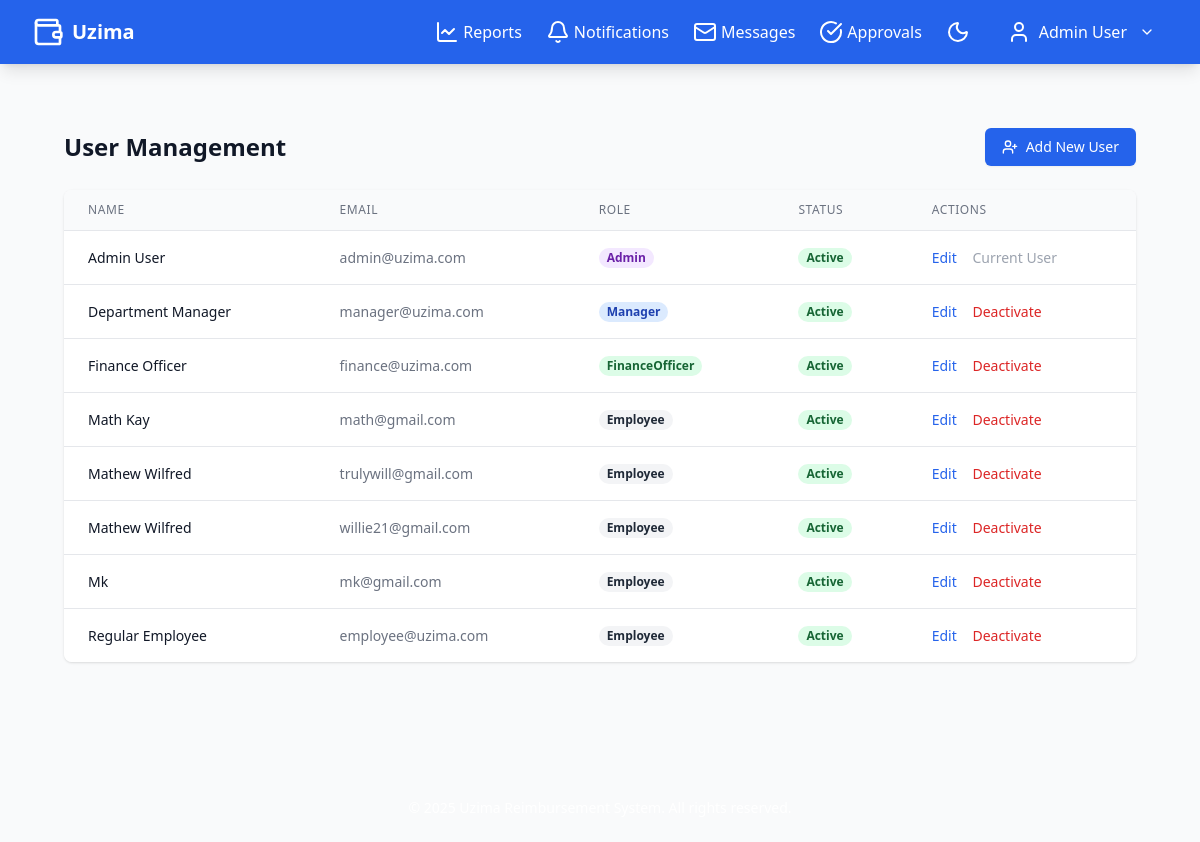
Before: /admin/users.php (signed in) with the older database file.
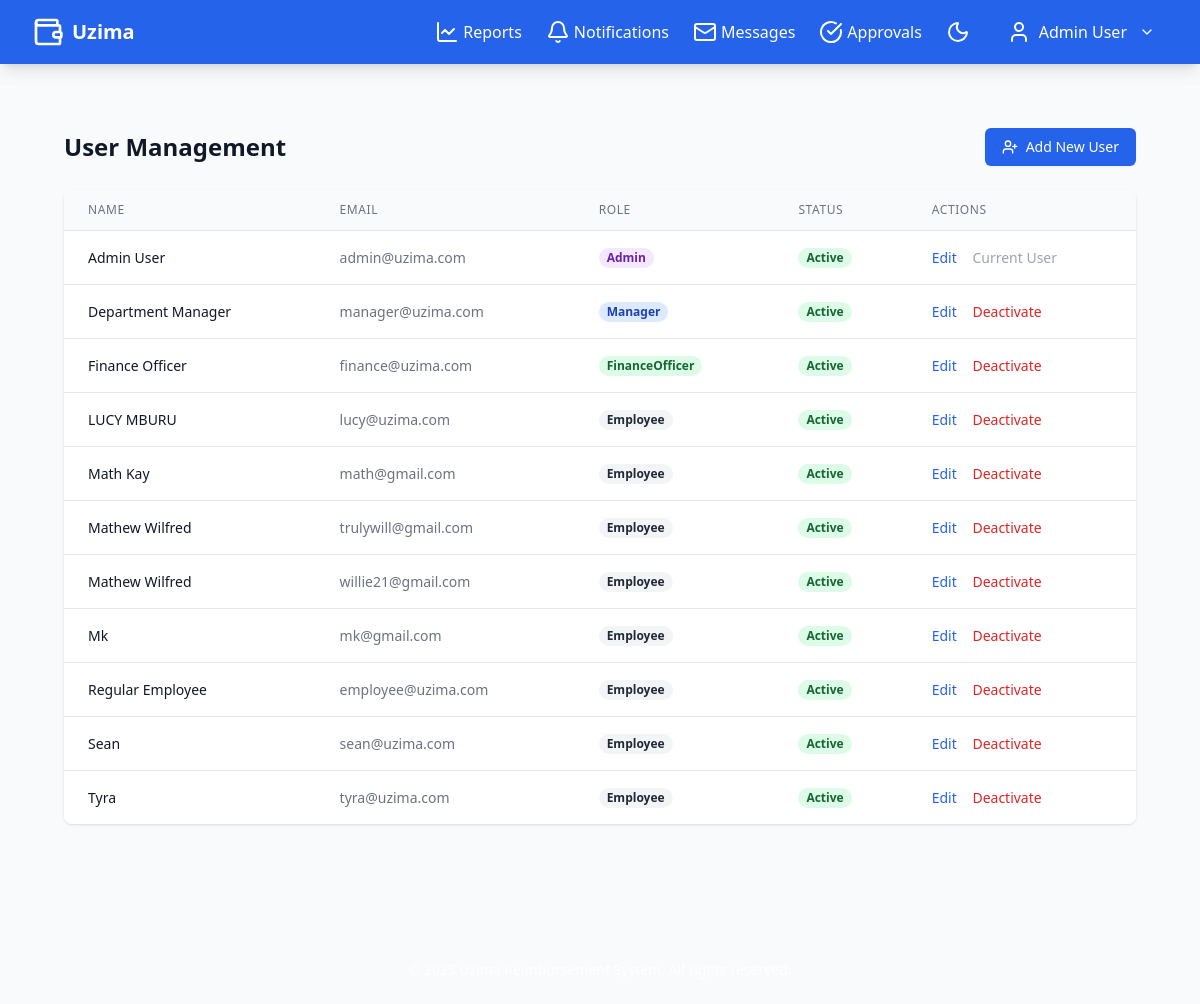
After: the same page with the newer database file.
### tables this page shows
CREATE TABLE users (
                userID INTEGER PRIMARY KEY AUTOINCREMENT,
                employeeID TEXT UNIQUE,
                fullName TEXT NOT NULL,
                email TEXT NOT NULL UNIQUE,
                password TEXT NOT NULL,
                department_id INTEGER,
                position TEXT,
                role TEXT NOT NULL DEFAULT 'Employee',
                hire_date TEXT,
                contact_number TEXT,
                profile_image TEXT DEFAULT 'assets/images/default_profile.png',
                total_reimbursement NUMERIC DEFAULT 0.00,
                budget_limit NUMERIC DEFAULT NULL,
                is_active INTEGER DEFAULT 1,
                last_login TEXT,
                created_at TIMESTAMP DEFAULT CURRENT_TIMESTAMP,
                updated_at TIMESTAMP DEFAULT CURRENT_TIMESTAMP
            );

### admin/users.php (the view, shortened to what this page needs)
<?php
include '../config.php';
try {
    $stmt = $pdo->query("SELECT * FROM users ORDER BY fullName");
    $users = $stmt->fetchAll();
} catch (PDOException $e) {
    error_log("Error fetching users: " . $e->getMessage());
    $error = "Could not retrieve users. Please try again later.";
    $users = [];
}
include '../includes/header.php';
?>
<div class="max-w-7xl mx-auto px-4 sm:px-6 lg:px-8 py-8">
    <div class="mb-6 flex justify-between items-center">
        <h1 class="text-2xl font-bold text-gray-900 dark:text-white">User Management</h1>
        <button id="newUserBtn" class="inline-flex items-center px-4 py-2 border border-transparent text-sm font-medium rounded-md shadow-sm text-white bg-blue-600 hover:bg-blue-700 focus:outline-none focus:ring-2 focus:ring-offset-2 focus:ring-blue-500">
            <i data-lucide="user-plus" class="h-4 w-4 mr-2"></i>
            Add New User
        </button>
    </div>
    <div class="bg-white dark:bg-gray-800 shadow overflow-hidden rounded-lg">
        <div class="overflow-x-auto">
            <table class="min-w-full divide-y divide-gray-200 dark:divide-gray-700">
                <thead class="bg-gray-50 dark:bg-gray-700">
                    <tr>
                        <th scope="col" class="px-6 py-3 text-left text-xs font-medium text-gray-500 dark:text-gray-300 uppercase tracking-wider">Name</th>
                        <th scope="col" class="px-6 py-3 text-left text-xs font-medium text-gray-500 dark:text-gray-300 uppercase tracking-wider">Email</th>
                        <th scope="col" class="px-6 py-3 text-left text-xs font-medium text-gray-500 dark:text-gray-300 uppercase tracking-wider">Role</th>
                        <th scope="col" class="px-6 py-3 text-left text-xs font-medium text-gray-500 dark:text-gray-300 uppercase tracking-wider">Status</th>
                        <th scope="col" class="px-6 py-3 text-left text-xs font-medium text-gray-500 dark:text-gray-300 uppercase tracking-wider">Actions</th>
                    </tr>
                </thead>
                <tbody class="bg-white dark:bg-gray-800 divide-y divide-gray-200 dark:divide-gray-700">
                    <?php if (empty($users)): ?>
                        <tr>
                            <td colspan="5" class="px-6 py-4 text-center text-gray-500 dark:text-gray-400">
                                No users found
                            </td>
                        </tr>
                    <?php else: ?>
                        <?php foreach ($users as $user): ?>
                            <tr class="hover:bg-gray-50 dark:hover:bg-gray-700">
                                <td class="px-6 py-4 whitespace-nowrap text-sm font-medium text-gray-900 dark:text-white">
                                    <?= htmlspecialchars($user['fullName']) ?>
                                </td>
                                <td class="px-6 py-4 whitespace-nowrap text-sm text-gray-500 dark:text-gray-300">
                                    <?= htmlspecialchars($user['email']) ?>
                                </td>
                                <td class="px-6 py-4 whitespace-nowrap text-sm text-gray-500 dark:text-gray-300">
                                    <span class="px-2 inline-flex text-xs leading-5 font-semibold rounded-full <?= getRoleBadgeClass($user['role']) ?>">
                                        <?= $user['role'] ?>
                                    </span>
                                </td>
                                <td class="px-6 py-4 whitespace-nowrap text-sm text-gray-500 dark:text-gray-300">
                                    <?php if ($user['is_active']): ?>
                                        <span class="px-2 inline-flex text-xs leading-5 font-semibold rounded-full bg-green-100 text-green-800 dark:bg-green-800 dark:text-green-100">
                                            Active
                                        </span>
                                    <?php else: ?>
                                        <span class="px-2 inline-flex text-xs leading-5 font-semibold rounded-full bg-red-100 text-red-800 dark:bg-red-800 dark:text-red-100">
                                            Inactive
                                        </span>
                                    <?php endif; ?>
                                </td>
                                <td class="px-6 py-4 whitespace-nowrap text-sm text-gray-500 dark:text-gray-300">
                                    <button
                                        class="editUserBtn text-blue-600 dark:text-blue-400 hover:underline mr-3"
                                        data-user-id="<?= $user['userID'] ?>"
                                        data-user-name="<?= htmlspecialchars($user['fullName']) ?>"
                                        data-user-email="<?= htmlspecialchars($user['email']) ?>"
                                        data-user-role="<?= $user['role'] ?>"
                                    >
                                        Edit
                                    </button>
                                    <?php if ($user['userID'] != $_SESSION['user_id']): ?>
                                        <?php if ($user['is_active']): ?>
                                            <form method="POST" class="inline">
                                                <button type="submit" class="text-red-600 dark:text-red-400 hover:underline">
                                                    Deactivate
                                                </button>
                                            </form>
                                        <?php endif; ?>
                                    <?php else: ?>
                                        <span class="text-gray-400 dark:text-gray-500">Current User</span>
                                    <?php endif; ?>
                                </td>
                            </tr>
                        <?php endforeach; ?>
                    <?php endif; ?>
                </tbody>
            </table>
        </div>
    </div>
</div>
<?php
function getRoleBadgeClass($role) {
    switch ($role) {
        case 'Admin':
            return 'bg-purple-100 text-purple-800 dark:bg-purple-800 dark:text-purple-100';
        case 'FinanceOfficer':
            return 'bg-green-100 text-green-800 dark:bg-green-800 dark:text-green-100';
        case 'Manager':
            return 'bg-blue-100 text-blue-800 dark:bg-blue-800 dark:text-blue-100';
        case 'Employee':
            return 'bg-gray-100 text-gray-800 dark:bg-gray-700 dark:text-gray-300';
    }
}
include '../includes/footer.php';
?>

### includes/header.php (shortened to what this page needs)
<!DOCTYPE html>
<html lang="en" class="<?= isset($_COOKIE['theme']) ? $_COOKIE['theme'] : 'light' ?>">
<head>
    <script src="https://cdn.tailwindcss.com"></script>
</head>
<body class="bg-gray-50 dark:bg-gray-900 transition-colors">
<nav class="bg-blue-600 dark:bg-gray-800 text-white shadow-lg">
    <div class="max-w-7xl mx-auto px-4 sm:px-6 lg:px-8">
        <div class="flex justify-between h-16 items-center">
            <a href="dashboard.php" class="flex items-center gap-2">
                <i data-lucide="wallet" class="w-8 h-8"></i>
                <span class="text-xl font-bold">Uzima</span>
            </a>
            <div class="flex items-center gap-6">
                <a href="reports.php" class="hover:text-blue-200 flex items-center gap-1">
                    <i data-lucide="line-chart"></i> Reports
                </a>
                <a href="notifications.php" class="hover:text-blue-200 flex items-center gap-1">
                    <i data-lucide="bell"></i> Notifications
                </a>
                <a href="messages.php" class="hover:text-blue-200 flex items-center gap-1">
                    <i data-lucide="mail"></i> Messages
                </a>
                <a href="approvals.php" class="hover:text-blue-200 flex items-center gap-1">
                    <i data-lucide="check-circle"></i> Approvals
                </a>
                <button id="themeToggle" class="hover:text-blue-200 flex items-center gap-1" aria-label="Toggle dark mode">
                    <i data-lucide="moon" class="dark:hidden"></i>
                </button>
                <div class="relative">
                    <button id="userDropdownButton" class="flex items-center gap-2 px-3 py-2 rounded-md border border-transparent hover:bg-blue-700 hover:text-white transition-colors focus:outline-none">
                        <i data-lucide="user"></i> <?= $_SESSION['fullName'] ?>
                        <i data-lucide="chevron-down" class="h-4 w-4 ml-1"></i>
                    </button>
                </div>
            </div>
        </div>
    </div>
</nav>
<main class="max-w-7xl mx-auto px-4 sm:px-6 lg:px-8 py-8">

### includes/footer.php (shortened to what this page needs)
</main>
<footer class="theme-blue dark:bg-gray-800 text-white py-6 mt-12">
    <div class="max-w-7xl mx-auto px-4 sm:px-6 lg:px-8 text-center">
        <p class="text-sm">&copy; <?= date('Y') ?> Uzima Reimbursement System. All rights reserved.</p>
    </div>
</footer>
</body>
</html>

Changed rows visible on the page:
added users: fullName "LUCY MBURU", email "lucy@uzima.com", role "Employee", is_active "Active"
added users: fullName "Sean", email "sean@uzima.com", role "Employee", is_active "Active"
added users: fullName "Tyra", email "tyra@uzima.com", role "Employee", is_active "Active"
